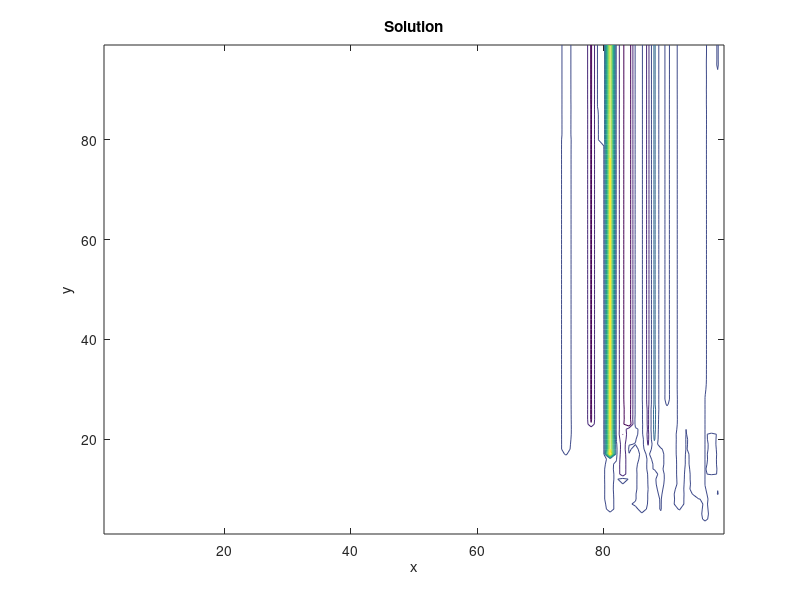

Source code (MATLAB):
clear;close all;clc;

% D2Q9 solver
% Simple channel.
% West: fixed-velocity inlet
% North: wall
% South: wall 
% East: 2nd-order-extrapolation outlet.

% Numerical input parameters.
nodes = [100, 100]; % x nodes, y nodes.
dh = 1; % dh = dx = dy.
timesteps = 100;
dt = 1; % timestep.

% Physical input parameters.
u0 = 0.1;
rho0 = 5;
alpha = 0.01;
Re = u0*nodes(1)/alpha;
disp(['Reynolds number: ' num2str(Re)]);

% Lattice link constants.
w = zeros(9,1);
w(1) = 4/9;
w(2:5) = 1/9;
w(6:9) = 1/36;
c = zeros(9,2);
c(1,:) = [0, 0];
c(2,:) = [1, 0];
c(3,:) = [0, 1];
c(4,:) = [-1, 0];
c(5,:) = [0, -1];
c(6,:) = [1, 1];
c(7,:) = [-1, 1];
c(8,:) = [-1, -1];
c(9,:) = [1, -1];

% Derived inputs.
omega = 1 / ( 3*alpha + 0.5 );

% Initialize.
rho = rho0*ones(nodes(2),nodes(1));
u = u0*ones(nodes(2),nodes(1));
v = zeros(nodes(2),nodes(1));
f = zeros(nodes(2),nodes(1),9);
feq = zeros(nodes(2),nodes(1),9);
% Wall BCs.
u(1,:) = 0;
v(1,:) = 0;
u(end,:) = 0;
v(end,:) = 0;

% Main loop.
reconstruction_time = 0;
collision_time = 0;
streaming_time = 0;
bc_time = 0;
for iter = 1:timesteps
    disp(['Running timestep ' num2str(iter)]);
    % Collision.
    tic;
    t1 = u.*u + v.*v;
    for k = 1:9
        t2 = c(k,1)*u + c(k,2)*v;
        feq(:,:,k) = w(k)*rho.*(1 + 3*t2 + 4.5*t2.^2 - 1.5*t1);
        f(:,:,k) = omega*feq(:,:,k)+(1-omega)*f(:,:,k);
    end
    collision_time = collision_time + toc;
    % Streaming.
    tic;
    f(:,2:end,2) = f(:,1:end-1,2); % East vector.
    f(2:end,:,3) = f(1:end-1,:,3); % North vector.
    f(:,1:end-1,4) = f(:,2:end,4); % West vector.
    f(1:end-1,:,5) = f(2:end,:,5); % South vector.
    f(2:end,2:end,6) = f(1:end-1,1:end-1,6); % Northeast vector.
    f(2:end,1:end-1,7) = f(1:end-1,2:end,7); % Northwest vector.
    f(1:end-1,1:end-1,8) = f(2:end,2:end,8); % Southwest vector.
    f(1:end-1,2:end,9) = f(2:end,1:end-1,9); % Southeast vector.
    streaming_time = streaming_time + toc;
    % BC.
    tic;
    % Only horizontal velocity.
    rho_west = ( 1 / ( 1 - u0 ) ) * ...
        ( f(2:end-1,1,1) + f(2:end-1,1,3) + f(2:end-1,1,5) + ...
        2*( f(2:end-1,1,4) + f(2:end-1,1,7) + f(2:end-1,1,8) ) );
    f(2:end-1,1,2) = f(2:end-1,1,4) + 2 / 3 * u0 * rho_west; % West inlet.
    f(2:end-1,1,6) = f(2:end-1,1,8) + u0 / 6 * rho_west; % West inlet.
    f(2:end-1,1,9) = f(2:end-1,1,7) + u0 / 6 * rho_west; % West inlet.
    u_east = -1 + ( f(2:end-1,end,1) + f(2:end-1,end,3) + f(2:end-1,end,5) + ...
        2*( f(2:end-1,end,2) + f(2:end-1,end,6) + f(2:end-1,end,9) ) ) / rho0;
    f(2:end-1,end,4) = 2*f(2:end-1,end-1,4)...
        - f(2:end-1,end-2,4); % East outlet (extrapolation).
    f(2:end-1,end,8) = 2*f(2:end-1,end-1,8)...
        - f(2:end-1,end-2,8); % East outlet (extrapolation).
    f(2:end-1,end,7) = 2*f(2:end-1,end-1,7)...
        - f(2:end-1,end-2,7); % East outlet (extrapolation).
    f(1,:,3) = f(1,:,5); % South wall.
    f(1,:,6) = f(1,:,8); % South wall.
    f(1,:,7) = f(1,:,9); % South wall.
    f(end,:,5) = f(end,:,3); % North wall.
    f(end,:,9) = f(end,:,7); % North wall.
    f(end,:,8) = f(end,:,6); % North wall.
    bc_time = bc_time + toc;
    % Density and velocity reconstruction.
    tic;
    rho = sum(f,3);
    rho(2:end-1,1) = rho_west;
    rho(1,:) = f(1,:,1) + f(1,:,2) + f(1,:,4) + ...
        2 * ( f(1,:,8) + f(1,:,5) + f(1,:,9) );
    rho(end,:) = f(end,:,1) + f(end,:,2) + f(end,:,4) + ...
        2 * ( f(end,:,7) + f(end,:,3) + f(end,:,6) );
%     rho(2:end-1,end) = f(2:end-1,end,1) + f(2:end-1,end,3) + f(2:end-1,end,5) + ...
%         2 * ( f(2:end-1,end,2) + f(2:end-1,end,6) + f(2:end-1,end,9) );
    u(2:end-1,2:end-1) = 0;
    v(2:end-1,2:end-1) = 0;
    for k = 1:9
        u(2:end-1,2:end-1) = u(2:end-1,2:end-1) + c(k,1)*f(2:end-1,2:end-1,k);
        v(2:end-1,2:end-1) = v(2:end-1,2:end-1) + c(k,2)*f(2:end-1,2:end-1,k);
    end
    u(2:end-1,2:end-1) = u(2:end-1,2:end-1) ./ rho(2:end-1,2:end-1);
    v(2:end-1,2:end-1) = v(2:end-1,2:end-1) ./ rho(2:end-1,2:end-1);
    v(2:end-1,end) = 0;
    reconstruction_time = reconstruction_time + toc;
end

% Timing outputs.
total_time = reconstruction_time + collision_time + streaming_time + bc_time;
disp(['Solution reconstruction time (s): ' num2str(reconstruction_time)]);
disp(['Collision time (s): ' num2str(collision_time)]);
disp(['Streaming time (s): ' num2str(streaming_time)]);
disp(['BC time (s): ' num2str(bc_time)]);
disp(['Solution reconstruction fraction: ' num2str(reconstruction_time/total_time)]);
disp(['Collision fraction: ' num2str(collision_time/total_time)]);
disp(['Streaming fraction: ' num2str(streaming_time/total_time)]);
disp(['BC fraction: ' num2str(bc_time/total_time)]);

% Streamfunction calculation.
strf = zeros(nodes(2),nodes(1));
for i = 2:nodes(1)
    rho_av = 0.5*( rho(1,i-1) + rho(1,i) );
    strf(1,i) = strf(1,i-1) - 0.5*rho_av*( v(1,i-1) + v(1,i) );
    for j = 2:nodes(2)
        rho_m = 0.5 * ( rho(j,i) + rho(j-1,i) );
        strf(j,i) = strf(j-1,i) + 0.5*rho_m*( u(j-1,i) + u(j,i) );
    end
end

% Plotting results!
figure;
L = dh*[nodes(1)-1, nodes(2)-1] ; % x , y dimensions of physical domain.
x = linspace(0,L(1),nodes(1))';
y = linspace(0,L(2),nodes(2))';
[X, Y] = meshgrid(x,y);
contour(X(2:end,2:end), Y(2:end,2:end), strf(2:end,2:end));
title('Solution');
xlabel('x');
ylabel('y');


